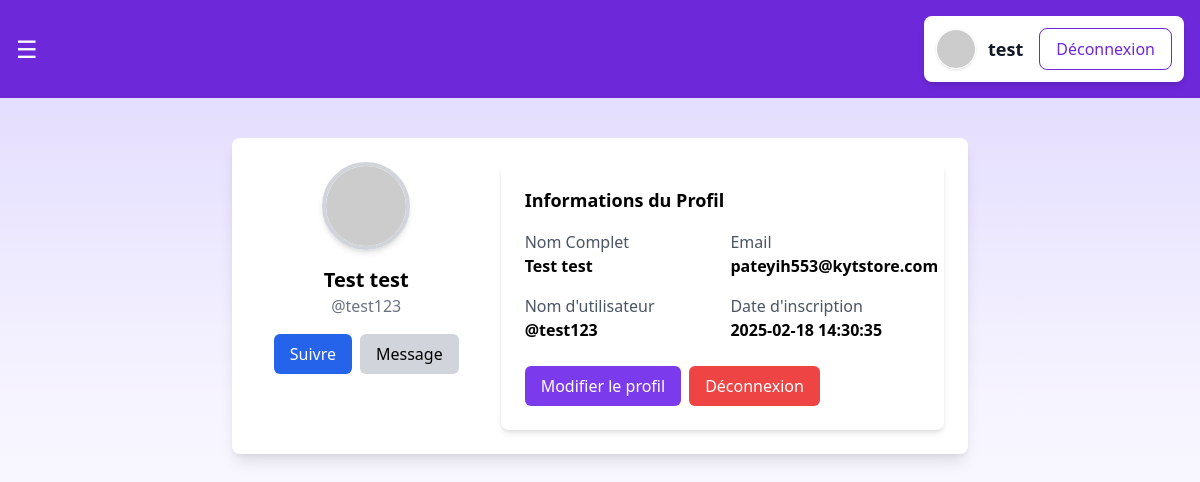
The app's page /views/profile.php (signed in) with its own data.
### tables this page shows
CREATE TABLE IF NOT EXISTS `utilisateurs` (
  `id` int NOT NULL AUTO_INCREMENT,
  `prenom` varchar(50) NOT NULL,
  `nom` varchar(50) NOT NULL,
  `nom_utilisateur` varchar(50) NOT NULL,
  `email` varchar(100) NOT NULL,
  `mot_de_passe` varchar(255) NOT NULL,
  `code_confirmation` varchar(255) DEFAULT NULL,
  `est_confirme` tinyint(1) DEFAULT '0',
  `code_reinitialisation` varchar(255) DEFAULT NULL,
  `expiration_code_reinitialisation` timestamp NULL DEFAULT NULL,
  `est_reinitialise` tinyint(1) DEFAULT '0',
  `cree_le` timestamp NOT NULL DEFAULT CURRENT_TIMESTAMP,
  `mis_a_jour_le` timestamp NOT NULL DEFAULT CURRENT_TIMESTAMP ON UPDATE CURRENT_TIMESTAMP,
  PRIMARY KEY (`id`)
);

### bdd/Database.php (called while the page is built, shortened)
<?php
class Database
{
    public function __construct()
    {
        $dotenv = Dotenv::createImmutable(__DIR__ . '/..');
        $this->host = $_ENV['DB_HOST'] ?? 'localhost';
        $this->dbname = $_ENV['DB_NAME'] ?? 'qcm_platform';
        $this->username = $_ENV['DB_USERNAME'] ?? 'root';
        $this->password = $_ENV['DB_PASSWORD'] ?? '';
        try {
            $this->conn = new PDO(
                "mysql:host=$this->host;dbname=$this->dbname;charset=utf8mb4",
                $this->username,
                $this->password,
                [PDO::ATTR_ERRMODE => PDO::ERRMODE_EXCEPTION]
            );
        } catch (PDOException $e) {
            die("Erreur de connexion à la base de données : " . $e->getMessage());
        }
    }
}

### controllers/AuthController.php (called while the page is built, shortened)
<?php
require_once '../models/User.php';
class AuthController
{
    private $userModel;
    public function __construct()
    {
        $this->userModel = new User();
    }
    public function getUserProfile($user_id)
    {
        return $this->userModel->getUserById($user_id);
    }
}

### models/User.php (called while the page is built, shortened)
<?php
require_once __DIR__ . '/../bdd/Database.php';
class User
{
    private $db;
    public function __construct()
    {
        $this->db = (new Database())->conn;
    }
    public function getUserById($user_id)
    {
        $sql = "SELECT * FROM utilisateurs WHERE id = :user_id";
        $stmt = $this->db->prepare($sql);
        $stmt->execute(['user_id' => $user_id]);
        return $stmt->fetch(PDO::FETCH_ASSOC);
    }
}

### views/profile.php (the view, shortened to what this page needs)
<?php
require_once '../controllers/AuthController.php';
$authController = new AuthController();
$user = $authController->getUserProfile($_SESSION['user_id']);
?>
<!DOCTYPE html>
<html lang="fr">
<head>
    <script src="https://cdn.tailwindcss.com"></script>
</head>
<body>
    <nav class="bg-violet-700 p-4 flex justify-between items-center w-full">
        <button onclick="openMenu()" class="text-white text-2xl">&#9776;</button>
        <?php if (isset($_SESSION['nom'])): ?>
            <div class="flex items-center space-x-4 p-3 rounded-lg shadow-md bg-white">
                <div class="flex items-center space-x-3">
                    <img src="https://ui-avatars.com/api/?name=<?= urlencode($_SESSION['nom']); ?>&background=6B46C1&color=fff&size=40"
                        alt="Avatar" class="w-10 h-10 rounded-full border border-white shadow">
                    <span class="text-gray-900 font-bold text-lg"><?= htmlspecialchars($_SESSION['nom']); ?></span>
                </div>
                <a href="../controllers/logout.php" class="bg-white text-violet-700 px-4 py-2 rounded-lg border border-violet-700 hover:bg-violet-100 transition font-medium">
                    Déconnexion
                </a>
            </div>
        <?php endif; ?>
    </nav>
    <div class="max-w-5xl mx-auto mt-10">
        <div class="bg-white shadow-lg rounded-lg p-6 flex gap-6">
            <div class="w-1/3 flex flex-col items-center">
                <img src="https://ui-avatars.com/api/?name=<?= urlencode($user['nom'] . ' ' . $user['prenom']); ?>&background=6B46C1&color=fff&size=150"
                    alt="Avatar" class="rounded-full border-4 border-gray-300 shadow-md">
                <h2 class="text-xl font-bold mt-4"><?= htmlspecialchars($user['prenom'] . ' ' . $user['nom']); ?></h2>
                <p class="text-gray-500">@<?= htmlspecialchars($user['nom_utilisateur']); ?></p>
                <div class="mt-4 flex space-x-2">
                    <button class="bg-blue-600 text-white px-4 py-2 rounded-md hover:bg-blue-700">Suivre</button>
                    <button class="bg-gray-300 px-4 py-2 rounded-md hover:bg-gray-400">Message</button>
                </div>
            </div>
            <div class="w-2/3 bg-white p-6 rounded-lg shadow-md">
                <h3 class="text-lg font-semibold mb-4">Informations du Profil</h3>
                <div class="grid grid-cols-2 gap-4">
                    <div>
                        <p class="text-gray-600">Nom Complet</p>
                        <p class="font-semibold"><?= htmlspecialchars($user['prenom'] . ' ' . $user['nom']); ?></p>
                    </div>
                    <div>
                        <p class="text-gray-600">Email</p>
                        <p class="font-semibold"><?= htmlspecialchars($user['email']); ?></p>
                    </div>
                    <div>
                        <p class="text-gray-600">Nom d'utilisateur</p>
                        <p class="font-semibold">@<?= htmlspecialchars($user['nom_utilisateur']); ?></p>
                    </div>
                    <div>
                        <p class="text-gray-600">Date d'inscription</p>
                        <p class="font-semibold"><?= isset($user['cree_le']) ? htmlspecialchars($user['cree_le']) : 'Non disponible'; ?></p>
                    </div>
                </div>
                <div class="mt-6 flex space-x-2">
                    <a href="edit_profile.php" class="bg-violet-600 text-white px-4 py-2 rounded-md hover:bg-violet-700">
                        Modifier le profil
                    </a>
                    <a href="../controllers/logout.php" class="bg-red-500 text-white px-4 py-2 rounded-md hover:bg-red-600">
                        Déconnexion
                    </a>
                </div>
            </div>
        </div>
    </div>
</body>
</html>

### views/profile.php (style rules this page uses)
body { background: linear-gradient(to bottom, rgba(195, 181, 253, 0.55), rgba(237, 233, 254, 0.5), rgba(255, 255, 255, 1)); min-height: 100vh; display: flex; flex-direction: column; align-items: center; }

### records on screen
utilisateurs: prenom+nom "Test test", nom_utilisateur "test123", email "pateyih553@kytstore.com", cree_le "2025-02-18 14:30:35"

### other values on screen
$_SESSION['nom'] "test"
